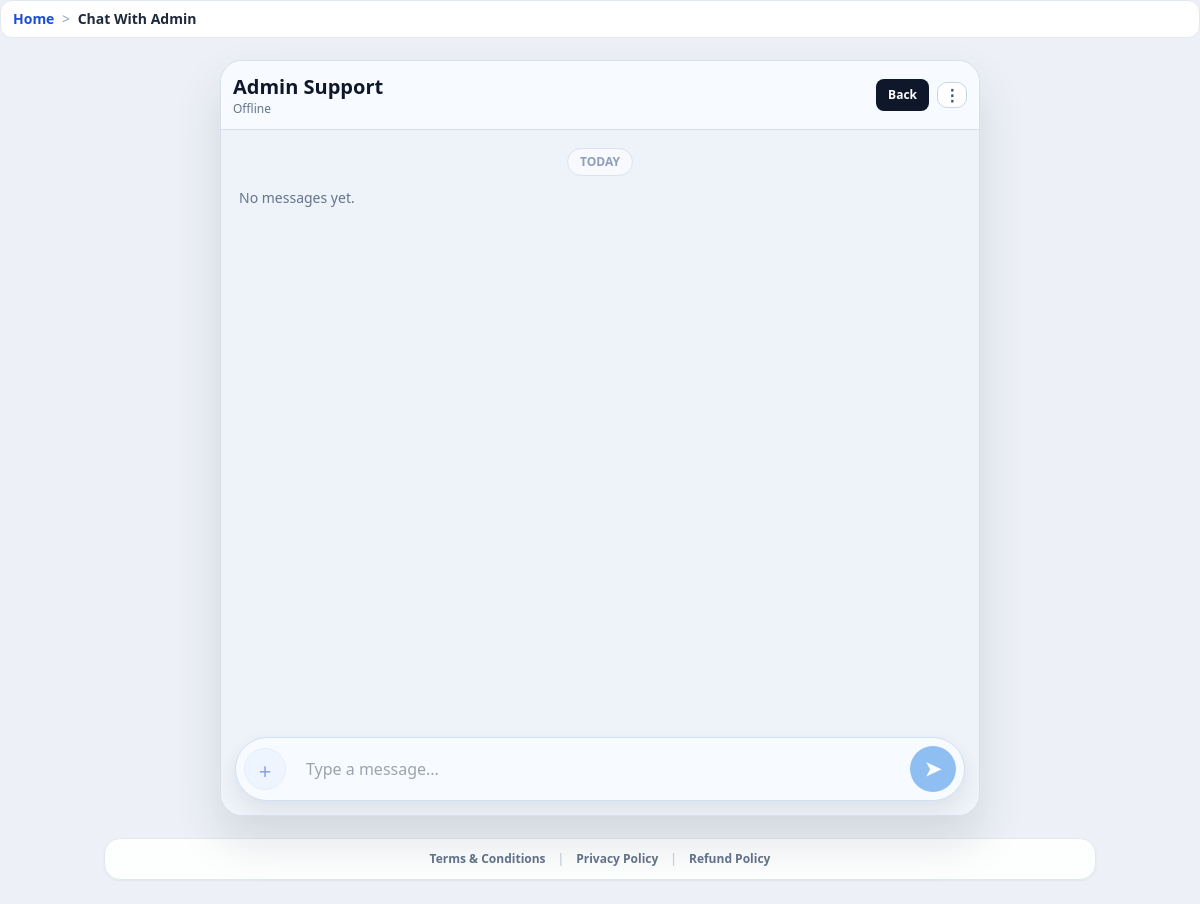
/chat/ (signed in), run on an earlier commit of the app's database.
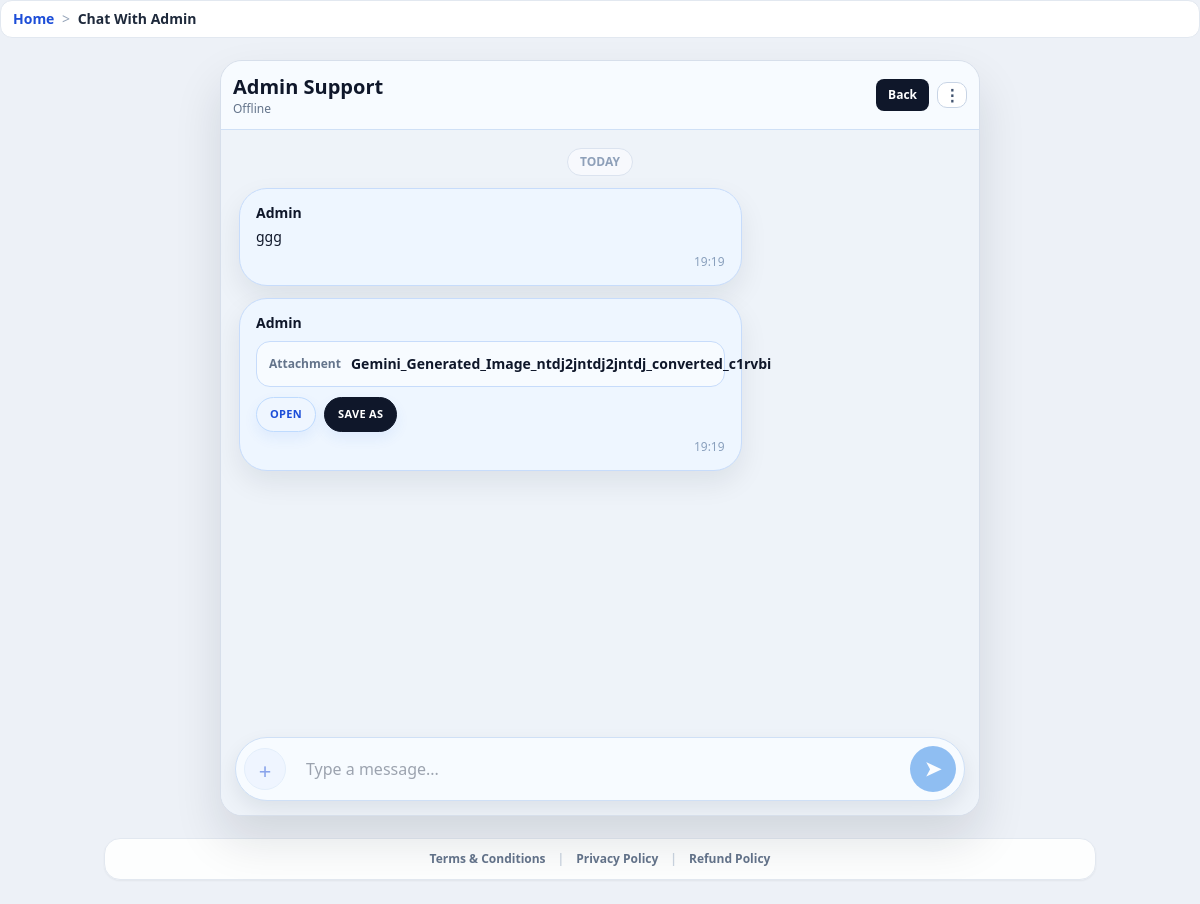
And on a later commit of the database.
### accounts/models.py (models this page shows, shortened)
class ChatMessage(models.Model):
    profile = models.ForeignKey(UserProfile, on_delete=models.CASCADE, related_name="chat_messages")
    from_admin = models.BooleanField(default=False)
    message = models.TextField(blank=True)
    attachment = models.FileField(upload_to="chat_attachments/", null=True, blank=True)
    created_at = models.DateTimeField(auto_now_add=True)
    class Meta:
        ordering = ["created_at", "id"]

### core/views.py (the view, shortened to what this page needs)
# urls.py: path("chat/", views.user_chat, name="user_chat"),
@login_required
def user_chat(request):
    profile, _ = UserProfile.objects.get_or_create(user=request.user)
    messages_qs = _decorate_chat_messages(profile.chat_messages.all())
    return render(
        request,
        "portal_main/user_chat.html",
        {
            "profile": profile,
            "chat_enabled": profile.chat_enabled,
            "chat_messages": messages_qs,
        },
    )

### core/context_processors.py (called while the page is built)
def _humanize_slug(text):
    value = str(text or "").strip().replace("-", " ").replace("_", " ")
    if value.isdigit():
        return f"#{value}"
    return value.title() if value else "Page"

def breadcrumbs(request):
    path = (getattr(request, "path", "") or "/").split("?", 1)[0]
    if not path.startswith("/"):
        path = f"/{path}"
    crumbs = [{"label": "Home", "url": "/"}]
    if path == "/":
        return {"breadcrumbs": crumbs}
    running = ""
    for part in [p for p in path.strip("/").split("/") if p]:
        running += f"/{part}"
        url = f"{running}/"
        label = _humanize_slug(part)
        try:
            match = resolve(url)
            label = NAME_LABELS.get(match.url_name, label)
        except Resolver404:
            pass
        crumbs.append({"label": label, "url": url})
    deduped = [crumbs[0]]
    for item in crumbs[1:]:
        if item["label"] == deduped[-1]["label"] and item["url"] == deduped[-1]["url"]:
            continue
        deduped.append(item)
    return {"breadcrumbs": deduped}

### templates/portal_main/user_chat.html (shortened to what this page needs)
{% extends 'base.html' %}
{% block body_class %}min-h-screen bg-[#edf1f7] text-slate-900{% endblock %}
{% block page_container_class %}max-w-none mx-auto p-0{% endblock %}
{% block content %}
<div class="chat-shell">
  <header class="chat-header">
    <div class="flex items-center justify-between gap-2">
      <div>
        <h1 class="text-xl font-black">Admin Support</h1>
        <p class="text-xs text-slate-500">{% if chat_enabled %}Online{% else %}Offline{% endif %}</p>
      </div>
      <div class="flex items-center gap-2">
        <a href="{% url 'role_select' %}" class="rounded-lg bg-slate-900 px-3 py-2 text-xs font-bold text-white">Back</a>
        <div class="menu-wrap">
          <button type="button" class="menu-btn header-menu-toggle">⋮</button>
        </div>
      </div>
    </div>
  </header>
  <section class="chat-body" id="chatBody">
    <div class="text-center mb-3"><span class="meta-pill">TODAY</span></div>
    <div id="chatThread" class="space-y-3">
      {% for msg in chat_messages %}
        <div class="bubble {% if msg.from_admin %}bubble-admin{% else %}bubble-user{% endif %}" data-message-row data-message-id="{{ msg.id }}">
          <div class="flex items-center justify-between gap-2">
            <div class="font-semibold text-sm">{% if msg.from_admin %}Admin{% else %}You{% endif %}</div>
          </div>
          {% if msg.message %}<div class="mt-1 text-sm">{{ msg.message|linebreaksbr }}</div>{% endif %}
          {% if msg.attachment %}
            <div class="mt-2">
              {% if msg.attachment_kind == "image" %}
                <div class="att-image-wrap">
                  <img src="{{ msg.attachment_open_url }}" alt="{{ msg.attachment_name }}" class="att-image">
                  <div class="att-image-meta">{{ msg.created_at|date:"H:i" }}</div>
                </div>
              {% elif msg.attachment_kind == "pdf" %}
                <div class="att-box">
                  <div class="text-xs font-semibold text-rose-500">PDF DOCUMENT</div>
                  <div class="text-sm font-bold text-slate-900">{{ msg.attachment_name }}</div>
                </div>
              {% else %}
                <div class="att-box">
                  <div class="text-xs font-semibold text-slate-500">Attachment</div>
                  <div class="text-sm font-bold text-slate-900">{{ msg.attachment_name }}</div>
                </div>
              {% endif %}
              {% if msg.from_admin %}
              <div class="att-pill-row">
                <a href="{{ msg.attachment_open_url }}" target="_blank" class="att-pill">Open</a>
                <a href="{{ msg.attachment_download_url }}" class="att-pill att-pill-dark" download>Save As</a>
              </div>
              {% endif %}
            </div>
          {% endif %}
          {% if msg.attachment_kind != "image" %}<div class="msg-line">{{ msg.created_at|date:"H:i" }}</div>{% endif %}
        </div>
      {% empty %}
        <div class="text-sm text-slate-500">No messages yet.</div>
      {% endfor %}
    </div>
  </section>
  <section class="chat-input-wrap">
    <form id="sendMessageForm" method="post" enctype="multipart/form-data" class="chat-input-inner">
      <label for="attachmentInput" class="attach-btn {% if not chat_enabled %}attach-disabled{% endif %}">+</label>
      <input name="message" class="msg-input" placeholder="Type a message..." {% if not chat_enabled %}disabled{% endif %}>
      <button type="submit" class="send-btn disabled:opacity-50" {% if not chat_enabled %}disabled{% endif %}>&#10148;</button>
    </form>
  </section>
</div>
{% endblock %}

What changed in the data, as far as the page shows it:
added ChatMessage: from_admin "Admin", message "ggg", created_at "19:19"
added ChatMessage: from_admin "Admin", attachment_name "Gemini_Generated_Image_ntdj2jntdj2jntdj_converted_c1rvbi", created_at "19:19"
Also different on the page:
text no longer shown: "No messages yet."
